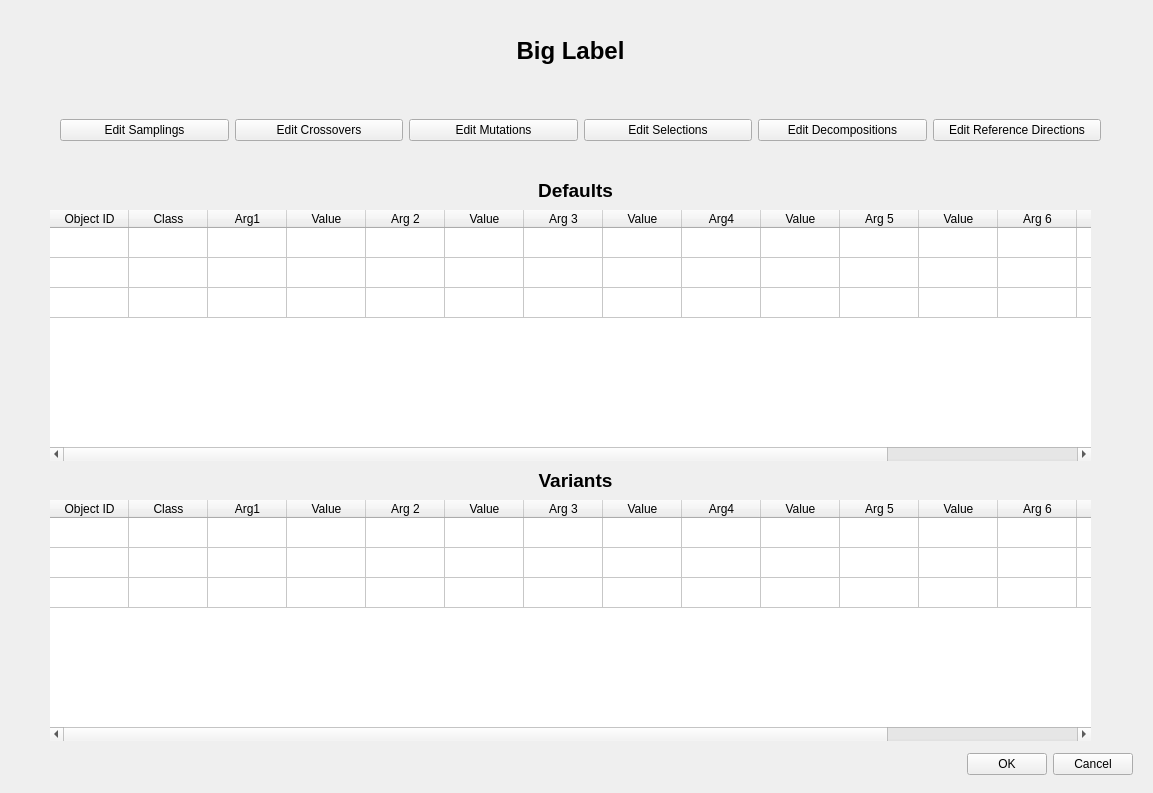
<?xml version="1.0" encoding="UTF-8"?>
<ui version="4.0">
 <class>Dialog</class>
 <widget class="QDialog" name="Dialog">
  <property name="geometry">
   <rect>
    <x>0</x>
    <y>0</y>
    <width>1153</width>
    <height>793</height>
   </rect>
  </property>
  <property name="windowTitle">
   <string>Dialog</string>
  </property>
  <widget class="QDialogButtonBox" name="buttonBox">
   <property name="geometry">
    <rect>
     <x>910</x>
     <y>510</y>
     <width>141</width>
     <height>51</height>
    </rect>
   </property>
   <property name="orientation">
    <enum>Qt::Horizontal</enum>
   </property>
   <property name="standardButtons">
    <set>QDialogButtonBox::Cancel|QDialogButtonBox::Ok</set>
   </property>
  </widget>
  <widget class="QLabel" name="label">
   <property name="geometry">
    <rect>
     <x>300</x>
     <y>30</y>
     <width>541</width>
     <height>41</height>
    </rect>
   </property>
   <property name="font">
    <font>
     <pointsize>18</pointsize>
     <weight>75</weight>
     <bold>true</bold>
    </font>
   </property>
   <property name="text">
    <string>Big Label</string>
   </property>
   <property name="textFormat">
    <enum>Qt::AutoText</enum>
   </property>
   <property name="scaledContents">
    <bool>false</bool>
   </property>
   <property name="alignment">
    <set>Qt::AlignCenter</set>
   </property>
  </widget>
  <widget class="QWidget" name="horizontalLayoutWidget">
   <property name="geometry">
    <rect>
     <x>60</x>
     <y>90</y>
     <width>1041</width>
     <height>80</height>
    </rect>
   </property>
   <layout class="QHBoxLayout" name="horizontalLayout">
    <item>
     <widget class="QPushButton" name="pushButton_sampling">
      <property name="text">
       <string>Edit Samplings</string>
      </property>
     </widget>
    </item>
    <item>
     <widget class="QPushButton" name="pushButton_crossover">
      <property name="text">
       <string>Edit Crossovers</string>
      </property>
     </widget>
    </item>
    <item>
     <widget class="QPushButton" name="pushButton_mutation">
      <property name="text">
       <string>Edit Mutations</string>
      </property>
     </widget>
    </item>
    <item>
     <widget class="QPushButton" name="pushButton_selection">
      <property name="text">
       <string>Edit Selections</string>
      </property>
     </widget>
    </item>
    <item>
     <widget class="QPushButton" name="pushButton_decomposition">
      <property name="text">
       <string>Edit Decompositions</string>
      </property>
     </widget>
    </item>
    <item>
     <widget class="QPushButton" name="pushButton_ref_dirs">
      <property name="text">
       <string>Edit Reference Directions</string>
      </property>
     </widget>
    </item>
   </layout>
  </widget>
  <widget class="QLabel" name="label_4">
   <property name="geometry">
    <rect>
     <x>500</x>
     <y>170</y>
     <width>151</width>
     <height>41</height>
    </rect>
   </property>
   <property name="font">
    <font>
     <pointsize>18</pointsize>
     <weight>75</weight>
     <bold>true</bold>
    </font>
   </property>
   <property name="text">
    <string>&lt;html&gt;&lt;head/&gt;&lt;body&gt;&lt;p align=&quot;center&quot;&gt;&lt;span style=&quot; font-size:14pt;&quot;&gt;Defaults&lt;/span&gt;&lt;/p&gt;&lt;/body&gt;&lt;/html&gt;</string>
   </property>
   <property name="textFormat">
    <enum>Qt::AutoText</enum>
   </property>
   <property name="scaledContents">
    <bool>false</bool>
   </property>
   <property name="alignment">
    <set>Qt::AlignCenter</set>
   </property>
  </widget>
  <widget class="QTableWidget" name="variants_table">
   <property name="geometry">
    <rect>
     <x>50</x>
     <y>500</y>
     <width>1041</width>
     <height>241</height>
    </rect>
   </property>
   <property name="frameShape">
    <enum>QFrame::NoFrame</enum>
   </property>
   <property name="frameShadow">
    <enum>QFrame::Plain</enum>
   </property>
   <property name="lineWidth">
    <number>0</number>
   </property>
   <property name="midLineWidth">
    <number>0</number>
   </property>
   <property name="verticalScrollBarPolicy">
    <enum>Qt::ScrollBarAsNeeded</enum>
   </property>
   <property name="horizontalScrollBarPolicy">
    <enum>Qt::ScrollBarAsNeeded</enum>
   </property>
   <property name="sizeAdjustPolicy">
    <enum>QAbstractScrollArea::AdjustToContents</enum>
   </property>
   <property name="wordWrap">
    <bool>false</bool>
   </property>
   <attribute name="horizontalHeaderVisible">
    <bool>true</bool>
   </attribute>
   <attribute name="horizontalHeaderCascadingSectionResizes">
    <bool>true</bool>
   </attribute>
   <attribute name="horizontalHeaderDefaultSectionSize">
    <number>79</number>
   </attribute>
   <attribute name="horizontalHeaderStretchLastSection">
    <bool>false</bool>
   </attribute>
   <attribute name="verticalHeaderVisible">
    <bool>false</bool>
   </attribute>
   <row>
    <property name="text">
     <string>0</string>
    </property>
   </row>
   <row>
    <property name="text">
     <string>1</string>
    </property>
   </row>
   <row>
    <property name="text">
     <string>2</string>
    </property>
   </row>
   <column>
    <property name="text">
     <string>Object ID</string>
    </property>
   </column>
   <column>
    <property name="text">
     <string>Class</string>
    </property>
   </column>
   <column>
    <property name="text">
     <string>Arg1</string>
    </property>
   </column>
   <column>
    <property name="text">
     <string>Value</string>
    </property>
   </column>
   <column>
    <property name="text">
     <string>Arg 2</string>
    </property>
   </column>
   <column>
    <property name="text">
     <string>Value</string>
    </property>
   </column>
   <column>
    <property name="text">
     <string>Arg 3</string>
    </property>
   </column>
   <column>
    <property name="text">
     <string>Value</string>
    </property>
   </column>
   <column>
    <property name="text">
     <string>Arg4</string>
    </property>
   </column>
   <column>
    <property name="text">
     <string>Value</string>
    </property>
   </column>
   <column>
    <property name="text">
     <string>Arg 5</string>
    </property>
   </column>
   <column>
    <property name="text">
     <string>Value</string>
    </property>
   </column>
   <column>
    <property name="text">
     <string>Arg 6</string>
    </property>
   </column>
   <column>
    <property name="text">
     <string>Value</string>
    </property>
   </column>
   <column>
    <property name="text">
     <string>Arg 7</string>
    </property>
   </column>
   <column>
    <property name="text">
     <string>Value</string>
    </property>
   </column>
   <item row="0" column="0">
    <property name="text">
     <string/>
    </property>
   </item>
  </widget>
  <widget class="QTableWidget" name="defaults_table">
   <property name="geometry">
    <rect>
     <x>50</x>
     <y>210</y>
     <width>1041</width>
     <height>251</height>
    </rect>
   </property>
   <property name="frameShape">
    <enum>QFrame::NoFrame</enum>
   </property>
   <property name="frameShadow">
    <enum>QFrame::Plain</enum>
   </property>
   <property name="lineWidth">
    <number>0</number>
   </property>
   <property name="midLineWidth">
    <number>0</number>
   </property>
   <property name="verticalScrollBarPolicy">
    <enum>Qt::ScrollBarAsNeeded</enum>
   </property>
   <property name="horizontalScrollBarPolicy">
    <enum>Qt::ScrollBarAsNeeded</enum>
   </property>
   <property name="sizeAdjustPolicy">
    <enum>QAbstractScrollArea::AdjustToContents</enum>
   </property>
   <property name="wordWrap">
    <bool>false</bool>
   </property>
   <attribute name="horizontalHeaderVisible">
    <bool>true</bool>
   </attribute>
   <attribute name="horizontalHeaderCascadingSectionResizes">
    <bool>true</bool>
   </attribute>
   <attribute name="horizontalHeaderDefaultSectionSize">
    <number>79</number>
   </attribute>
   <attribute name="horizontalHeaderStretchLastSection">
    <bool>false</bool>
   </attribute>
   <attribute name="verticalHeaderVisible">
    <bool>false</bool>
   </attribute>
   <row>
    <property name="text">
     <string>0</string>
    </property>
   </row>
   <row>
    <property name="text">
     <string>1</string>
    </property>
   </row>
   <row>
    <property name="text">
     <string>2</string>
    </property>
   </row>
   <column>
    <property name="text">
     <string>Object ID</string>
    </property>
   </column>
   <column>
    <property name="text">
     <string>Class</string>
    </property>
   </column>
   <column>
    <property name="text">
     <string>Arg1</string>
    </property>
   </column>
   <column>
    <property name="text">
     <string>Value</string>
    </property>
   </column>
   <column>
    <property name="text">
     <string>Arg 2</string>
    </property>
   </column>
   <column>
    <property name="text">
     <string>Value</string>
    </property>
   </column>
   <column>
    <property name="text">
     <string>Arg 3</string>
    </property>
   </column>
   <column>
    <property name="text">
     <string>Value</string>
    </property>
   </column>
   <column>
    <property name="text">
     <string>Arg4</string>
    </property>
   </column>
   <column>
    <property name="text">
     <string>Value</string>
    </property>
   </column>
   <column>
    <property name="text">
     <string>Arg 5</string>
    </property>
   </column>
   <column>
    <property name="text">
     <string>Value</string>
    </property>
   </column>
   <column>
    <property name="text">
     <string>Arg 6</string>
    </property>
   </column>
   <column>
    <property name="text">
     <string>Value</string>
    </property>
   </column>
   <column>
    <property name="text">
     <string>Arg 7</string>
    </property>
   </column>
   <column>
    <property name="text">
     <string>Value</string>
    </property>
   </column>
   <item row="0" column="0">
    <property name="text">
     <string/>
    </property>
   </item>
  </widget>
  <widget class="QLabel" name="label_3">
   <property name="geometry">
    <rect>
     <x>500</x>
     <y>460</y>
     <width>151</width>
     <height>41</height>
    </rect>
   </property>
   <property name="font">
    <font>
     <pointsize>18</pointsize>
     <weight>75</weight>
     <bold>true</bold>
    </font>
   </property>
   <property name="text">
    <string>&lt;html&gt;&lt;head/&gt;&lt;body&gt;&lt;p align=&quot;center&quot;&gt;&lt;span style=&quot; font-size:14pt;&quot;&gt;Variants&lt;/span&gt;&lt;/p&gt;&lt;/body&gt;&lt;/html&gt;</string>
   </property>
   <property name="textFormat">
    <enum>Qt::AutoText</enum>
   </property>
   <property name="scaledContents">
    <bool>false</bool>
   </property>
   <property name="alignment">
    <set>Qt::AlignCenter</set>
   </property>
  </widget>
  <widget class="QDialogButtonBox" name="buttonBox_2">
   <property name="geometry">
    <rect>
     <x>940</x>
     <y>750</y>
     <width>193</width>
     <height>28</height>
    </rect>
   </property>
   <property name="standardButtons">
    <set>QDialogButtonBox::Cancel|QDialogButtonBox::Ok</set>
   </property>
  </widget>
 </widget>
 <resources/>
 <connections>
  <connection>
   <sender>buttonBox</sender>
   <signal>accepted()</signal>
   <receiver>Dialog</receiver>
   <slot>accept()</slot>
   <hints>
    <hint type="sourcelabel">
     <x>248</x>
     <y>254</y>
    </hint>
    <hint type="destinationlabel">
     <x>157</x>
     <y>274</y>
    </hint>
   </hints>
  </connection>
  <connection>
   <sender>buttonBox</sender>
   <signal>rejected()</signal>
   <receiver>Dialog</receiver>
   <slot>reject()</slot>
   <hints>
    <hint type="sourcelabel">
     <x>316</x>
     <y>260</y>
    </hint>
    <hint type="destinationlabel">
     <x>286</x>
     <y>274</y>
    </hint>
   </hints>
  </connection>
 </connections>
</ui>
